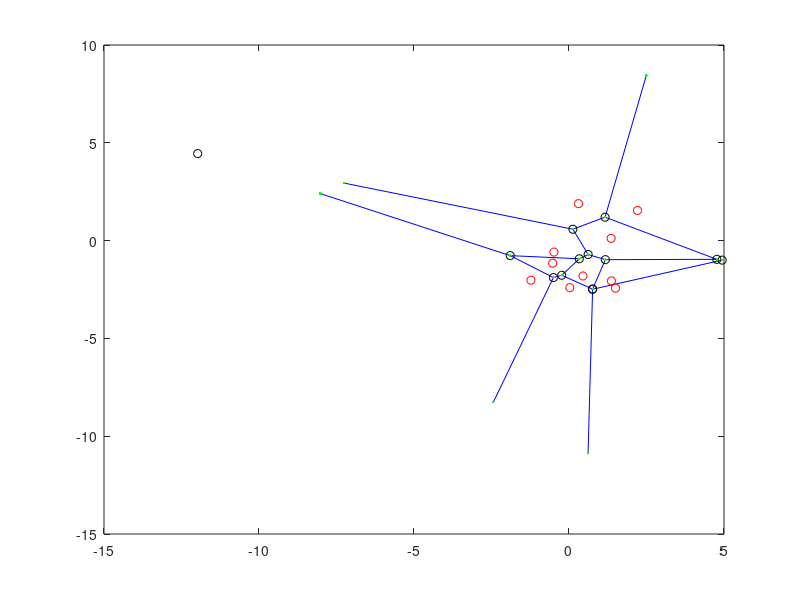

This figure's MATLAB source:
close all;
clc;
clearvars;

points = 10;
range = 5;
for i = 1:points
	x(i) = (rand() - 0.5)*range;
	y(i) = (rand() - 0.5)*range;
end

P = [x', y'];
% Find the voroni map
[vin,cin] = voronoin(P);
[vx,vy] = voronoi(x,y);

figure()
plot(vx,vy,'b')
hold on 
plot(x, y, 'or');
plot(vin(:,1), vin(:,2), 'ok')
% define of the vertex of voronoi in a matrix
v = zeros(length(vx(1,:))*2,2);
v = [vx(1,:)', vy(1,:)'; vx(2,:)', vy(2,:)'];
% remove the duplicate points
v = unique(v, 'rows');
plot(v(:,1), v(:,2), '.g');

% remove the first element of vin if it's infinite
vin_noinf = vin;
cin_noinf = cin;
if (isinf(vin(1,1)) || isinf(vin(1,2)))
	vin_noinf(1,:) = [];
	for i = 1:length(cin)
		cin_noinf{i}(find(cin{i} == 1)) = [];
	end
end

% find the points that are not conisdered in vin_noinf but are in v


% compute voronoi and voronoin
% find all the valid points in voronoin
% compute the intersections between the "infinite" points and the circle
% inteserection between the 2 polylines